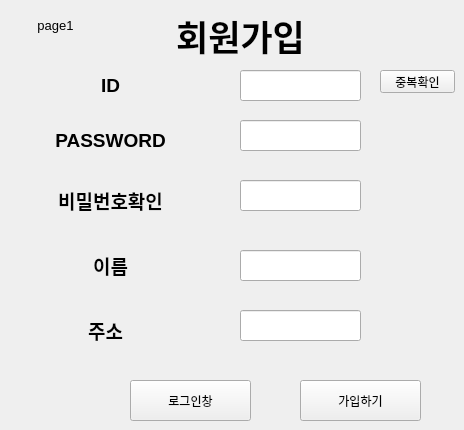
   <widget class="QWidget" name="page_2">
    <widget class="QLabel" name="ID">
     <property name="geometry">
      <rect>
       <x>70</x>
       <y>60</y>
       <width>81</width>
       <height>51</height>
      </rect>
     </property>
     <property name="text">
      <string>&lt;html&gt;&lt;head/&gt;&lt;body&gt;&lt;p align=&quot;center&quot;&gt;&lt;span style=&quot; font-size:14pt; font-weight:600;&quot;&gt;ID&lt;/span&gt;&lt;/p&gt;&lt;/body&gt;&lt;/html&gt;</string>
     </property>
    </widget>
    <widget class="QLabel" name="PASSWORD">
     <property name="geometry">
      <rect>
       <x>50</x>
       <y>120</y>
       <width>121</width>
       <height>41</height>
      </rect>
     </property>
     <property name="text">
      <string>&lt;html&gt;&lt;head/&gt;&lt;body&gt;&lt;p align=&quot;center&quot;&gt;&lt;span style=&quot; font-size:14pt; font-weight:600;&quot;&gt;PASSWORD&lt;/span&gt;&lt;/p&gt;&lt;/body&gt;&lt;/html&gt;</string>
     </property>
    </widget>
    <widget class="QLabel" name="REPASSWORD">
     <property name="geometry">
      <rect>
       <x>50</x>
       <y>180</y>
       <width>121</width>
       <height>41</height>
      </rect>
     </property>
     <property name="text">
      <string>&lt;html&gt;&lt;head/&gt;&lt;body&gt;&lt;p align=&quot;center&quot;&gt;&lt;span style=&quot; font-size:14pt; font-weight:600;&quot;&gt;비밀번호확인&lt;/span&gt;&lt;/p&gt;&lt;/body&gt;&lt;/html&gt;</string>
     </property>
    </widget>
    <widget class="QLabel" name="label_4">
     <property name="geometry">
      <rect>
       <x>160</x>
       <y>10</y>
       <width>161</width>
       <height>51</height>
      </rect>
     </property>
     <property name="text">
      <string>&lt;html&gt;&lt;head/&gt;&lt;body&gt;&lt;p align=&quot;center&quot;&gt;&lt;span style=&quot; font-size:26pt; font-weight:600;&quot;&gt;회원가입&lt;/span&gt;&lt;/p&gt;&lt;/body&gt;&lt;/html&gt;</string>
     </property>
    </widget>
    <widget class="QLineEdit" name="id_input_lineEdit">
     <property name="geometry">
      <rect>
       <x>240</x>
       <y>70</y>
       <width>121</width>
       <height>31</height>
      </rect>
     </property>
     <property name="maxLength">
      <number>9</number>
     </property>
    </widget>
    <widget class="QLineEdit" name="password_input_lineEdit">
     <property name="geometry">
      <rect>
       <x>240</x>
       <y>120</y>
       <width>121</width>
       <height>31</height>
      </rect>
     </property>
     <property name="maxLength">
      <number>13</number>
     </property>
    </widget>
    <widget class="QLineEdit" name="re_password_lineEdit">
     <property name="geometry">
      <rect>
       <x>240</x>
       <y>180</y>
       <width>121</width>
       <height>31</height>
      </rect>
     </property>
     <property name="maxLength">
      <number>13</number>
     </property>
    </widget>
    <widget class="QLabel" name="NAME">
     <property name="geometry">
      <rect>
       <x>50</x>
       <y>250</y>
       <width>121</width>
       <height>31</height>
      </rect>
     </property>
     <property name="text">
      <string>&lt;html&gt;&lt;head/&gt;&lt;body&gt;&lt;p align=&quot;center&quot;&gt;&lt;span style=&quot; font-size:14pt; font-weight:600;&quot;&gt;이름&lt;/span&gt;&lt;/p&gt;&lt;/body&gt;&lt;/html&gt;</string>
     </property>
    </widget>
    <widget class="QLabel" name="ADDRESS">
     <property name="geometry">
      <rect>
       <x>50</x>
       <y>310</y>
       <width>111</width>
       <height>41</height>
      </rect>
     </property>
     <property name="text">
      <string>&lt;html&gt;&lt;head/&gt;&lt;body&gt;&lt;p align=&quot;center&quot;&gt;&lt;span style=&quot; font-size:14pt; font-weight:600;&quot;&gt;주소&lt;/span&gt;&lt;/p&gt;&lt;/body&gt;&lt;/html&gt;</string>
     </property>
    </widget>
    <widget class="QLineEdit" name="name_lineEdit">
     <property name="geometry">
      <rect>
       <x>240</x>
       <y>250</y>
       <width>121</width>
       <height>31</height>
      </rect>
     </property>
     <property name="maxLength">
      <number>6</number>
     </property>
    </widget>
    <widget class="QLineEdit" name="address_lineEdit">
     <property name="geometry">
      <rect>
       <x>240</x>
       <y>310</y>
       <width>121</width>
       <height>31</height>
      </rect>
     </property>
     <property name="maxLength">
      <number>50</number>
     </property>
    </widget>
    <widget class="QLabel" name="page1">
     <property name="geometry">
      <rect>
       <x>20</x>
       <y>10</y>
       <width>71</width>
       <height>31</height>
      </rect>
     </property>
     <property name="text">
      <string>&lt;html&gt;&lt;head/&gt;&lt;body&gt;&lt;p align=&quot;center&quot;&gt;&lt;span style=&quot; font-size:10pt;&quot;&gt;page1&lt;/span&gt;&lt;/p&gt;&lt;/body&gt;&lt;/html&gt;</string>
     </property>
    </widget>
    <widget class="QPushButton" name="confirm_btn">
     <property name="geometry">
      <rect>
       <x>380</x>
       <y>70</y>
       <width>75</width>
       <height>23</height>
      </rect>
     </property>
     <property name="text">
      <string>중복확인</string>
     </property>
    </widget>
    <widget class="QPushButton" name="move_log_btn">
     <property name="geometry">
      <rect>
       <x>130</x>
       <y>380</y>
       <width>121</width>
       <height>41</height>
      </rect>
     </property>
     <property name="text">
      <string>로그인창</string>
     </property>
    </widget>
    <widget class="QPushButton" name="sign_in_btn">
     <property name="geometry">
      <rect>
       <x>300</x>
       <y>380</y>
       <width>121</width>
       <height>41</height>
      </rect>
     </property>
     <property name="text">
      <string>가입하기</string>
     </property>
    </widget>
   </widget>
